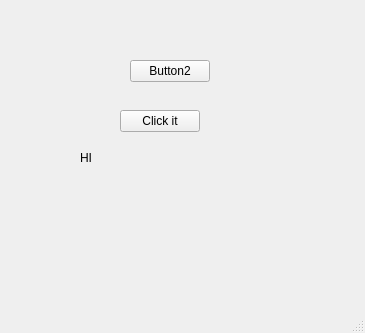
<?xml version="1.0" encoding="UTF-8"?>
<ui version="4.0">
 <class>MainWindow</class>
 <widget class="QMainWindow" name="MainWindow">
  <property name="geometry">
   <rect>
    <x>0</x>
    <y>0</y>
    <width>365</width>
    <height>333</height>
   </rect>
  </property>
  <property name="windowTitle">
   <string>MainWindow</string>
  </property>
  <widget class="QWidget" name="centralwidget">
   <widget class="QPushButton" name="pushButton">
    <property name="geometry">
     <rect>
      <x>120</x>
      <y>110</y>
      <width>80</width>
      <height>22</height>
     </rect>
    </property>
    <property name="text">
     <string>Click it</string>
    </property>
   </widget>
   <widget class="QLabel" name="label">
    <property name="geometry">
     <rect>
      <x>80</x>
      <y>150</y>
      <width>171</width>
      <height>16</height>
     </rect>
    </property>
    <property name="text">
     <string>HI</string>
    </property>
   </widget>
   <widget class="QPushButton" name="pushButton_2">
    <property name="geometry">
     <rect>
      <x>130</x>
      <y>60</y>
      <width>80</width>
      <height>22</height>
     </rect>
    </property>
    <property name="text">
     <string>Button2</string>
    </property>
   </widget>
  </widget>
  <widget class="QMenuBar" name="menubar">
   <property name="geometry">
    <rect>
     <x>0</x>
     <y>0</y>
     <width>365</width>
     <height>19</height>
    </rect>
   </property>
  </widget>
  <widget class="QStatusBar" name="statusbar"/>
 </widget>
 <resources/>
 <connections/>
</ui>
